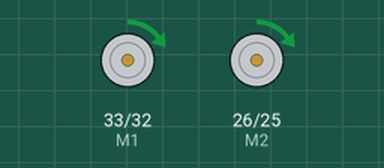
This sketch was run on a simulated ESP32. On the bench: direction and speed pins drawn as motors (green arrow = direction pin HIGH = forward, orange = LOW = backward, longer = more drive).

Above: at 0.05 s.
At 0.4 s:
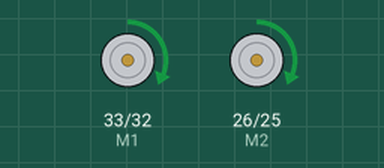
At 0.8 s:
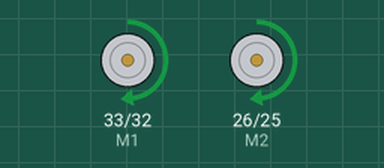
At 1.55 s:
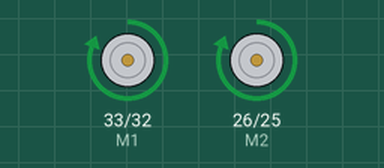
Timing chart, 0 to 3.6 s (numbered marks = the images above):
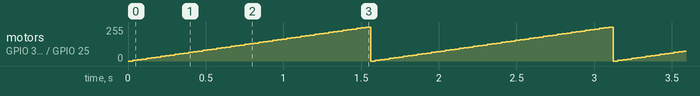

Measured:
- by itself, motor on GPIO 33 (M1) / GPIO 32 (E1), motor on GPIO 26 (M2) / GPIO 25 (E2): ramps from stopped to forward 255/255 and jumps back, once every 1.6 s

The sketch:

rovertestmotor.ino
```cpp
// # Editor     : Lauren from DFRobot
// # Date       : 17.02.2012

// # Product name: L298N motor driver module DF-MD v1.3
// # Product SKU : DRI0002
// # Version     : 1.0

// # Description:
// # The sketch for using the motor driver L298N
// # Run with the PWM mode

// # Connection:
// #        M1 pin  -> Digital pin 4
// #        E1 pin  -> Digital pin 5
// #        M2 pin  -> Digital pin 7
// #        E2 pin  -> Digital pin 6
// #        Motor Power Supply -> Centor blue screw connector(5.08mm 3p connector)
// #        Motor A  ->  Screw terminal close to E1 driver pin
// #        Motor B  ->  Screw terminal close to E2 driver pin
// #
// # Note: You should connect the GND pin from the DF-MD v1.3 to your MCU controller. They should share the GND pins.
// #
#define M1 33
#define M2 26
#define E1 32
#define E2 25

void setup()
{
    pinMode(M1, OUTPUT);
    pinMode(M2, OUTPUT);
}

void loop()
{
  int value;
  for(value = 0 ; value <= 255; value+=5)
  {
    digitalWrite(M1,HIGH);
    digitalWrite(M2,HIGH);
    analogWrite(E1, value);   //PWM Speed Control
    analogWrite(E2, value);   //PWM Speed Control
    delay(30);
  }
}


// // Pin mapping (your wiring)
// #define M1 33
// #define M2 26
// #define E1 32
// #define E2 25

// // Choose two LEDC PWM channels
// #define CH_E1 0
// #define CH_E2 1

// void setup() {
//   pinMode(M1, OUTPUT);
//   pinMode(M2, OUTPUT);

//   // Setup hardware PWM for ESP32
//   ledcAttachPin(E1, CH_E1);
//   ledcAttachPin(E2, CH_E2);

//   // freq = 1000 Hz, resolution = 8-bit
//   ledcSetup(CH_E1, 1000, 8);
//   ledcSetup(CH_E2, 1000, 8);

//   Serial.begin(115200);
//   Serial.println("LEDC motor test starting...");
// }

// void loop() {
//   // Sweep motor speed from 0 to 255
//   for (int value = 0; value <= 255; value += 5) {

//     digitalWrite(M1, HIGH);
//     digitalWrite(M2, HIGH);

//     ledcWrite(CH_E1, value);
//     ledcWrite(CH_E2, value);

//     Serial.printf("PWM = %d\n", value);
//     delay(30);
//   }
// }
```
